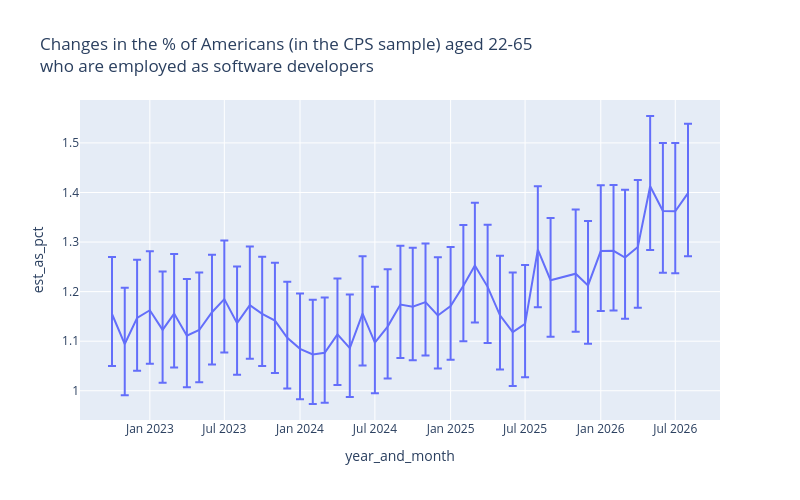

The cell this chart's notebook holds for it:
### Markdown cell above
Visualizing these changes in proportions:

### Code cell
chart_height = 500
chart_width = 800
fig = px.line(swe_employment_year_month_props.query(
"employed_as_software_developer == '1'"), x = reference_period, 
y = 'est_as_pct', error_y = 'error_upper_as_pct', error_y_minus = 'error_lower_as_pct',
title = 'Changes in the % of Americans (in the CPS sample) aged 22-65<br>\
who are employed as software developers', height = chart_height, width = chart_width)
fig

### Figure 1 — Plotly figure (JSON) as saved in the notebook; plotly's stock layout.template omitted (floating-point values rounded to 4 significant figures)
{"data": [{"error_y": {"array": [0.1152, 0.1137, 0.1172, 0.119, 0.1178, 0.12, 0.1145, 0.116, 0.116, 0.1184, 0.1143, 0.1185, 0.1154, 0.1166, 0.113, 0.1117, 0.1102, 0.1112, 0.1126, 0.1083, 0.1154, 0.1127, 0.1155, 0.1186, 0.1189, 0.1185, 0.1178, 0.1194, 0.1227, 0.1265, 0.1251, 0.1204, 0.1203, 0.1189, 0.1279, 0.1254, 0.1294, 0.13, 0.133, 0.1325, 0.1369, 0.1351, 0.1416, 0.1371, 0.1376, 0.14], "arrayminus": [0.1049, 0.1031, 0.1065, 0.1081, 0.1067, 0.1088, 0.1039, 0.1053, 0.1055, 0.1078, 0.1039, 0.1077, 0.105, 0.1059, 0.1026, 0.1014, 0.1001, 0.1009, 0.1023, 0.09857, 0.105, 0.1023, 0.1049, 0.1078, 0.108, 0.1078, 0.107, 0.1084, 0.1115, 0.115, 0.1135, 0.1091, 0.1087, 0.1077, 0.1164, 0.1139, 0.1172, 0.1176, 0.1207, 0.1203, 0.1237, 0.1225, 0.1289, 0.1247, 0.1252, 0.1274]}, "hovertemplate": "year_and_month=%{x}<br>est_as_pct=%{y}<extra></extra>", "legendgroup": "", "line": {"color": "#636efa", "dash": "solid"}, "marker": {"symbol": "circle"}, "mode": "lines", "name": "", "orientation": "v", "showlegend": false, "type": "scatter", "x": ["2022-10", "2022-11", "2022-12", "2023-01", "2023-02", "2023-03", "2023-04", "2023-05", "2023-06", "2023-07", "2023-08", "2023-09", "2023-10", "2023-11", "2023-12", "2024-01", "2024-02", "2024-03", "2024-04", "2024-05", "2024-06", "2024-07", "2024-08", "2024-09", "2024-10", "2024-11", "2024-12", "2025-01", "2025-02", "2025-03", "2025-04", "2025-05", "2025-06", "2025-07", "2025-08", "2025-09", "2025-11", "2025-12", "2026-01", "2026-02", "2026-03", "2026-04", "2026-05", "2026-06", "2026-07", "2026-08"], "xaxis": "x", "y": [1.155, 1.094, 1.147, 1.162, 1.123, 1.156, 1.111, 1.123, 1.158, 1.185, 1.136, 1.173, 1.155, 1.142, 1.107, 1.085, 1.073, 1.077, 1.114, 1.086, 1.156, 1.097, 1.13, 1.174, 1.169, 1.179, 1.152, 1.171, 1.212, 1.253, 1.21, 1.152, 1.118, 1.135, 1.285, 1.223, 1.236, 1.213, 1.282, 1.282, 1.269, 1.29, 1.413, 1.363, 1.362, 1.399], "yaxis": "y"}], "layout": {"height": 500, "legend": {"tracegroupgap": 0}, "title": {"text": "Changes in the % of Americans (in the CPS sample) aged 22-65<br>who are employed as software developers"}, "width": 800, "xaxis": {"anchor": "y", "domain": [0, 1], "title": {"text": "year_and_month"}}, "yaxis": {"anchor": "x", "domain": [0, 1], "title": {"text": "est_as_pct"}}}}
